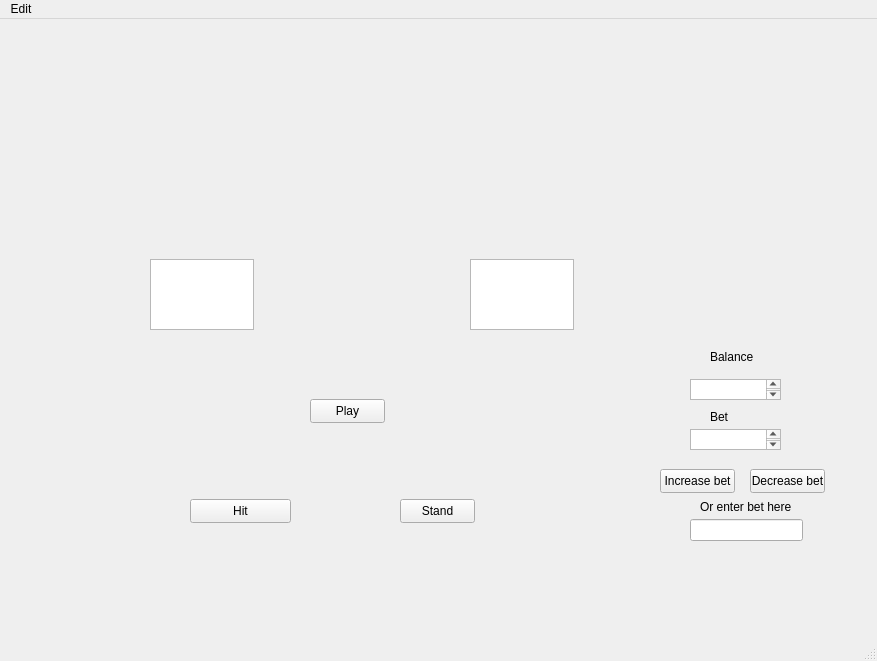
<?xml version="1.0" encoding="UTF-8"?>
<ui version="4.0">
 <class>MainWindow</class>
 <widget class="QMainWindow" name="MainWindow">
  <property name="geometry">
   <rect>
    <x>0</x>
    <y>0</y>
    <width>877</width>
    <height>661</height>
   </rect>
  </property>
  <property name="windowTitle">
   <string>MainWindow</string>
  </property>
  <widget class="QWidget" name="centralwidget">
   <widget class="QPushButton" name="hitPushButton">
    <property name="geometry">
     <rect>
      <x>190</x>
      <y>480</y>
      <width>101</width>
      <height>24</height>
     </rect>
    </property>
    <property name="text">
     <string>Hit</string>
    </property>
   </widget>
   <widget class="QPushButton" name="standPushButton">
    <property name="geometry">
     <rect>
      <x>400</x>
      <y>480</y>
      <width>75</width>
      <height>24</height>
     </rect>
    </property>
    <property name="text">
     <string>Stand</string>
    </property>
   </widget>
   <widget class="QTextEdit" name="playerTextEdit">
    <property name="geometry">
     <rect>
      <x>150</x>
      <y>240</y>
      <width>104</width>
      <height>71</height>
     </rect>
    </property>
   </widget>
   <widget class="QTextEdit" name="dealerTextEdit">
    <property name="geometry">
     <rect>
      <x>470</x>
      <y>240</y>
      <width>104</width>
      <height>71</height>
     </rect>
    </property>
   </widget>
   <widget class="QTextEdit" name="betTextEdit">
    <property name="geometry">
     <rect>
      <x>690</x>
      <y>410</y>
      <width>91</width>
      <height>21</height>
     </rect>
    </property>
   </widget>
   <widget class="QPushButton" name="increasBetPushButton">
    <property name="geometry">
     <rect>
      <x>660</x>
      <y>450</y>
      <width>75</width>
      <height>24</height>
     </rect>
    </property>
    <property name="text">
     <string>Increase bet</string>
    </property>
   </widget>
   <widget class="QPushButton" name="decreaseBetPushButton">
    <property name="geometry">
     <rect>
      <x>750</x>
      <y>450</y>
      <width>75</width>
      <height>24</height>
     </rect>
    </property>
    <property name="text">
     <string>Decrease bet</string>
    </property>
   </widget>
   <widget class="QTextEdit" name="balanceTextEdit">
    <property name="geometry">
     <rect>
      <x>690</x>
      <y>360</y>
      <width>91</width>
      <height>21</height>
     </rect>
    </property>
   </widget>
   <widget class="QLineEdit" name="betInsertLineEdit">
    <property name="geometry">
     <rect>
      <x>690</x>
      <y>500</y>
      <width>113</width>
      <height>22</height>
     </rect>
    </property>
   </widget>
   <widget class="QLabel" name="label">
    <property name="geometry">
     <rect>
      <x>700</x>
      <y>480</y>
      <width>101</width>
      <height>16</height>
     </rect>
    </property>
    <property name="text">
     <string>Or enter bet here</string>
    </property>
   </widget>
   <widget class="QPushButton" name="playPushButton">
    <property name="geometry">
     <rect>
      <x>310</x>
      <y>380</y>
      <width>75</width>
      <height>24</height>
     </rect>
    </property>
    <property name="text">
     <string>Play</string>
    </property>
   </widget>
   <widget class="QWidget" name="horizontalLayoutWidget">
    <property name="geometry">
     <rect>
      <x>90</x>
      <y>20</y>
      <width>261</width>
      <height>191</height>
     </rect>
    </property>
    <layout class="QHBoxLayout" name="playerCardsLayout"/>
   </widget>
   <widget class="QWidget" name="horizontalLayoutWidget_2">
    <property name="geometry">
     <rect>
      <x>500</x>
      <y>20</y>
      <width>261</width>
      <height>191</height>
     </rect>
    </property>
    <layout class="QHBoxLayout" name="dealerCardsLayout"/>
   </widget>
   <widget class="QLabel" name="balanceLabel">
    <property name="geometry">
     <rect>
      <x>710</x>
      <y>330</y>
      <width>49</width>
      <height>16</height>
     </rect>
    </property>
    <property name="text">
     <string>Balance</string>
    </property>
   </widget>
   <widget class="QLabel" name="betTextLabel">
    <property name="geometry">
     <rect>
      <x>710</x>
      <y>390</y>
      <width>49</width>
      <height>16</height>
     </rect>
    </property>
    <property name="text">
     <string>Bet</string>
    </property>
   </widget>
  </widget>
  <widget class="QMenuBar" name="menubar">
   <property name="geometry">
    <rect>
     <x>0</x>
     <y>0</y>
     <width>877</width>
     <height>22</height>
    </rect>
   </property>
   <widget class="QMenu" name="menuEdit">
    <property name="title">
     <string>Edit</string>
    </property>
    <addaction name="actionChange_skins"/>
   </widget>
   <addaction name="menuEdit"/>
  </widget>
  <widget class="QStatusBar" name="statusbar"/>
  <action name="actionChange_skins">
   <property name="text">
    <string>Change skins</string>
   </property>
  </action>
 </widget>
 <resources/>
 <connections/>
</ui>
